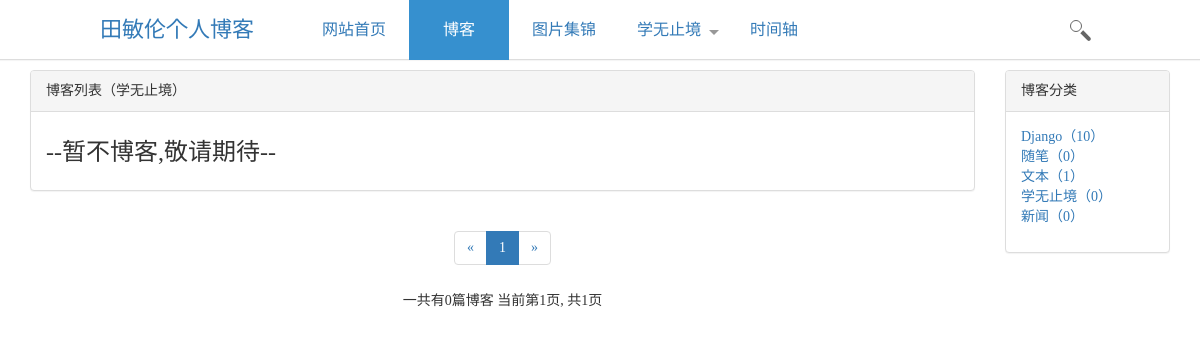
The page /blog/type/4 on the database as committed earlier.
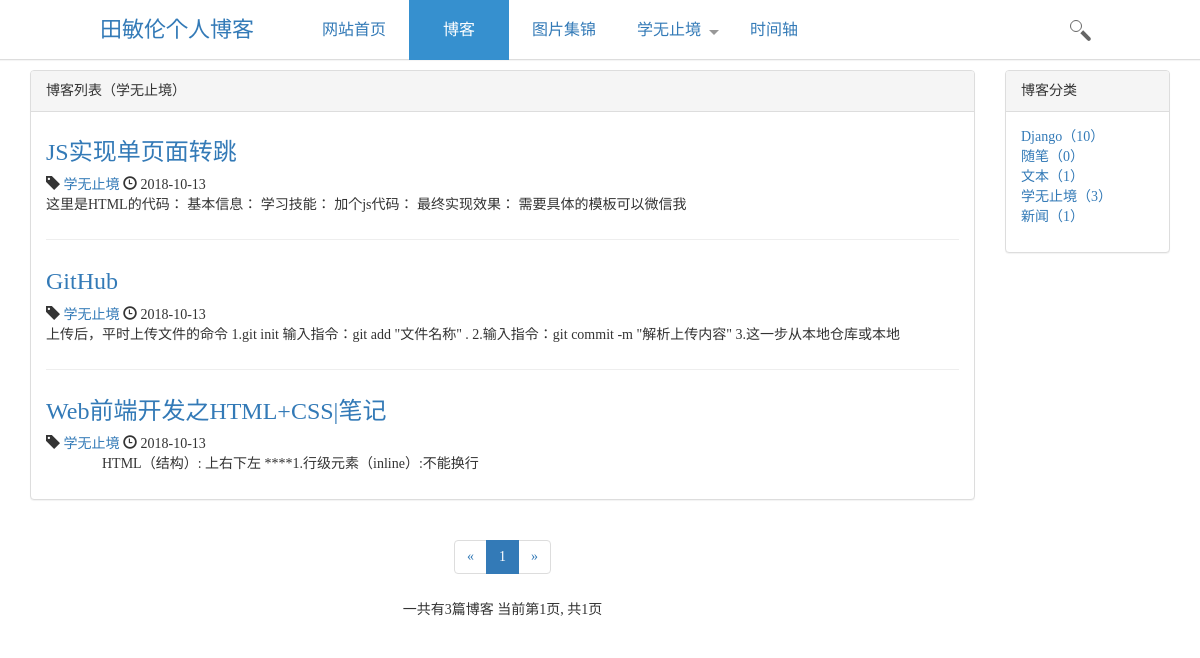
The same page on the database as committed later.
### myblog/models.py (models this page shows, shortened)
class BlogType(models.Model):
    type_name = models.CharField(max_length=15,verbose_name='类型名称')
    def __str__(self):
        return self.type_name

class Blog(models.Model):
    title = models.CharField(max_length=20,verbose_name='标题')
    content = RichTextUploadingField(verbose_name='内容')
    blog_type = models.ForeignKey(BlogType, on_delete=models.DO_NOTHING,verbose_name='类型')
    reader_num = models.IntegerField(default=0)
    author = models.ForeignKey(User, on_delete=models.DO_NOTHING, verbose_name='作者')
    created_time = models.DateTimeField(auto_now_add=True,verbose_name='修改时间')
    last_time = models.DateTimeField(auto_now=True,verbose_name='创建时间')
    class Meta:
        ordering = ['-created_time']

### myblog/views.py (the view)
# urls.py: path('type/<int:type_pk>', views.blog_type, name="blog_type"),
def blog_type(request,type_pk):
    blog_type = get_object_or_404(BlogType, pk=type_pk)  # type_name
    blog_of_list = Blog.objects.filter(blog_type=blog_type)
    context = get_public_common_date(request,blog_of_list)
    context['blog_type'] = blog_type # type_name
    context['blog_dates'] = Blog.objects.dates('created_time', 'month', order='DESC')
    return render_to_response('blog/blog_list.html',context)

### myblog/templates/blog/blog_list.html (shortened to what the changed rows need)
{% extends 'base.html' %}
{% load staticfiles %}
{% block head_extends %}
   <link href="../../../static/css/base.css" rel="stylesheet">
    <link href="../../../static/css/time.css" rel="stylesheet">
    <link href="../../../static/css/m.css" rel="stylesheet">
        <link rel="stylesheet" type="text/css" href="{% static 'blog/base.css' %}">
        <link rel="stylesheet" type="text/css" href="{% static 'bootstrap-3.3.7/css/bootstrap.min.css' %}">
        <link rel="stylesheet" type="text/css" href="{% static 'blog/blog.css' %}">
    {% endblock %}
{% block context %}
	 <div class="container">
        <div class="row">
            <div class="col-sm-8 col-md-9 col-lg-10">
                <div class="panel panel-default">
                    <div class="panel-heading">{% block blog_list_title %}博客列表（{{ blog_type.type_name }}）{% endblock %}</div>
                    <div class="panel-body">
                        {% for blog in blogs %}
                            <div class="blog">
                                <h3><a href="{% url 'info' blog.pk %}">{{ blog.title }}</a></h3>
                                <p class="blog-info">
                                    <span class="glyphicon glyphicon-tag"></span>
                                    <a href="{% url 'info' blog.pk %}"> {{ blog.blog_type }}</a>
                                    <span class="glyphicon glyphicon-time"></span>
                                    {{ blog.created_time|date:"Y-m-d"}}
                                </p>
                                <p>{{ blog.content|safe|striptags|truncatechars_html:120 }}</p>
                            </div>
                        {% empty %}
                            <div class="blog">
                                <h3>--暂不博客,敬请期待--</h3>
                            </div>
                        {% endfor %}
                    </div>
                </div>
                <div class="paginator">
                    <ul class="pagination">
                        <li>
                        </li>
                        {% for page_num in page_range %}
                            {% if page_num == page_of_blogs.number %}
                                <li class="active"><span>{{ page_num }}</span></li>
                            {% endif %}
                        {% endfor %}
                        <li>
                        </li>
                    </ul>
                    <p>
                        一共有{{ page_of_blogs.paginator.count }}篇博客
                        当前第{{ page_of_blogs.number }}页,
                        共{{ page_of_blogs.paginator.num_pages }}页
                    </p>
                </div>
            </div>
            <div class="hidden-xs col-sm-4 col-md-3 col-lg-2">
                <div class="panel panel-default">
                    <div class="panel-body">
                        <ul class="blog_types">
                            {% for blog_type in blog_types %}
                                <li>
                                    <a href="{% url 'blog_type' blog_type.pk %}">
                                        {{ blog_type }}（{{ blog_type.type_count }}）
                                    </a>
                                </li>
                            {% empty %}
                            <li>暂不分类，敬请期待！</li>
                            {% endfor %}
                        </ul>
                    </div>
                </div>
            </div>
        </div>
    </div>
{% endblock %}

Rows that differ between the two databases and show on the page:
computed for BlogType "学无止境": type_count "0" → "3"
added Blog: title "JS实现单页面转跳", blog_type "学无止境", created_time "2018-10-13", content "这里是HTML的代码： 基本信息： 学习技能： 加个js代码： 最终实现效果： 需要具体的模板可以微信我"
added Blog: title "GitHub", blog_type "学无止境", created_time "2018-10-13", content "上传后，平时上传文件的命令 1.git init 输入指令：git add \"文件名称\" . 2.输入指令：git commit -m \"解析上传内容\" 3.这一步从本地仓库或本地"
added Blog: title "Web前端开发之HTML+CSS|笔记", blog_type "学无止境", created_time "2018-10-13", content "HTML（结构）: 上右下左 ****1.行级元素（inline）:不能换行"
computed for BlogType "新闻": type_count "0" → "1"
Other text that changed with them:
{{ page_of_blogs.paginator.count }}: "0" → "3"
text no longer shown: "--暂不博客,敬请期待--"
